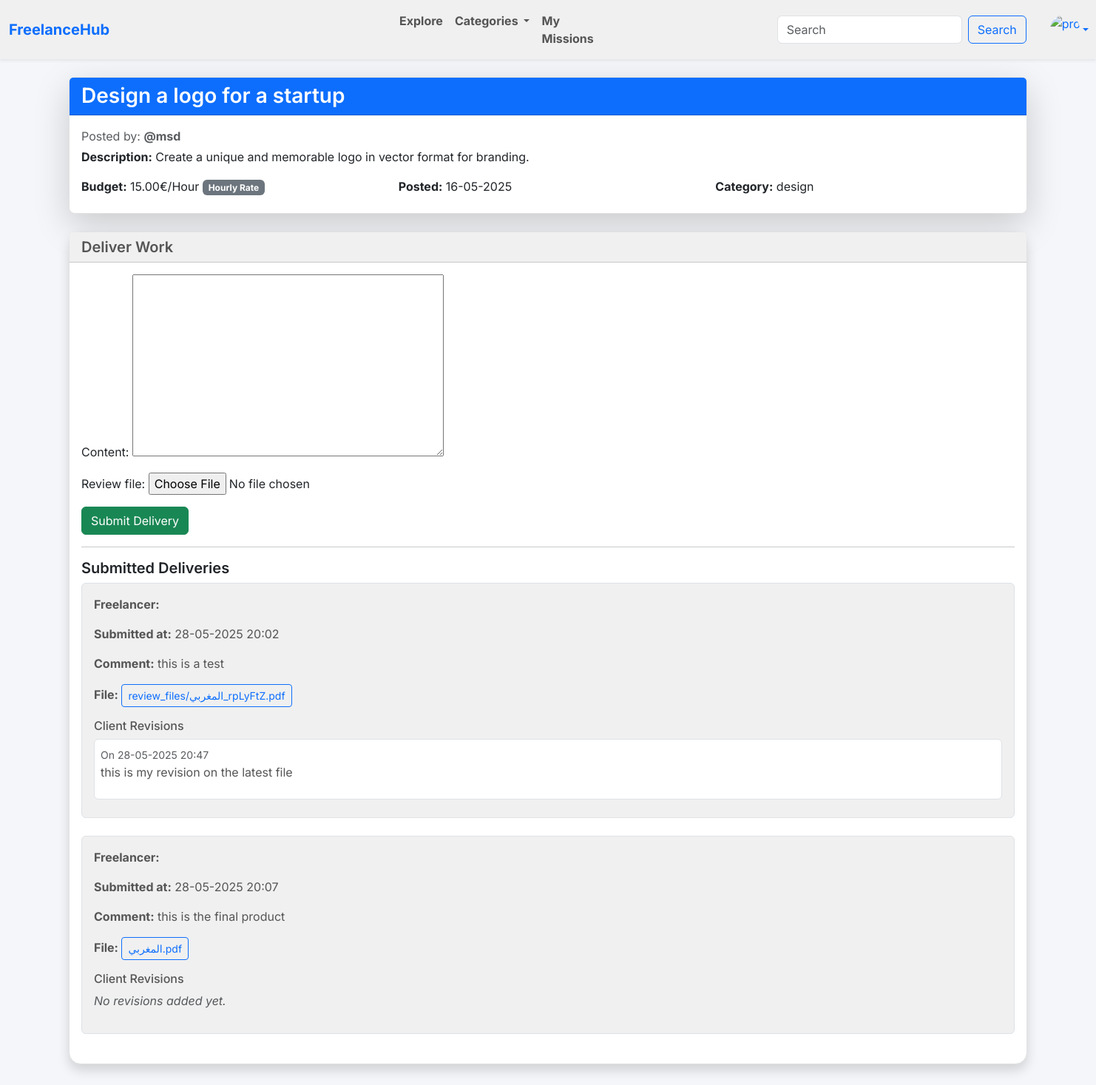
/freelancer/mission/3/ (signed in), run on the app's committed database.
### client/models.py (models this page shows, shortened)
class Mission(models.Model):
    LEVEL_CHOICES = [
        ('beginner', 'Beginner'),
        ('intermediate', 'Intermediate'),
        ('expert', 'Expert'),
    ]
    CATEGORY_CHOICES = [
        ('web_dev', 'Web Development'),
        ('design', 'Design'),
        ('writing', 'Writing'),
        ('marketing', 'Marketing'),
        ('other', 'other'),
    ]
    STATUS_CHOICES = [
        ('open', 'Open'),
        ('in_progress', 'In Progress'),
        ('completed', 'Completed'),
    ]
    client = models.ForeignKey(Client, on_delete=models.CASCADE, related_name='missions')
    title = models.CharField(max_length=255)
    description = models.TextField(blank=True)
    price = models.DecimalField(max_digits=8, decimal_places=2)
    category = models.CharField(max_length=255, choices=CATEGORY_CHOICES, default='other')
    level = models.CharField(max_length=15, choices=LEVEL_CHOICES, default='unknown')
    status = models.CharField(max_length=255, choices=STATUS_CHOICES, default='open')
    created_at = models.DateTimeField(auto_now_add=True)

class Client(models.Model):
    user = models.OneToOneField(User, on_delete=models.CASCADE)
    pfp = models.ImageField(upload_to='uploads/', default='uploads/default.jpg')
    company_name = models.CharField(max_length=255, default='not provided')
    phone_number = models.CharField(max_length=15, default='not provided')
    country = CountryField(default='MA',blank=True, null=True)
    bio = models.TextField(blank=True, default='No Bio provided')
    email = models.EmailField(blank=True, default='No Email provided', null=True)

class Reviews(models.Model):
    freelancer = models.ForeignKey(User, on_delete=models.CASCADE)
    mission = models.ForeignKey(Mission, on_delete=models.CASCADE, related_name="reviews")
    content = models.TextField()
    review_file = models.FileField(upload_to='reviews/', null=True, blank=True)
    created_at = models.DateTimeField(auto_now_add=True)
    client_comment = models.TextField(blank=True, null=True)
    is_revision_requested = models.BooleanField(default=False)

class ClientRevision(models.Model):
    review = models.ForeignKey(Reviews, related_name='client_revisions', on_delete=models.CASCADE)
    comment = models.TextField()
    created_at = models.DateTimeField(auto_now_add=True)
    author = models.ForeignKey(User, on_delete=models.CASCADE)  # The client

### freelancer/views.py (the view, shortened to what this page needs)
# urls.py: path('mission/<int:pk>/', views.mission_detail, name='mission_detail'),
@login_required
def mission_detail(request, pk):
    mission = get_object_or_404(Mission, pk=pk)
    applications = Application.objects.filter(mission=pk)
    reviews = Reviews.objects.filter(mission=mission)
    err = None
    application_form = ApplicationForm()
    delivery_form = None
    if mission.status == "in_progress":
        delivery_form = ReviewForm()
    return render(request, 'freelancer/mission_detail.html', {
        'mission': mission,
        'applications': applications,
        'err': err,
        'reviews': reviews,
        'application_form': application_form,
        'delivery_form': delivery_form,
    })

### freelancer/forms.py
class ApplicationForm(forms.ModelForm):
    class Meta:
        model = models.Application
        fields = ['content']

### client/forms.py
class ReviewForm(forms.ModelForm):
    class Meta:
        model = Reviews
        fields = ['content', 'review_file']

### freelancer/templates/freelancer/mission_detail.html (shortened to what this page needs)
{% extends 'main.html' %}
{% load filename_filters %}
{% load humanize %}
{% block nav %}
    {% include "navbar.html" with logged_in=True search=True %}
{% endblock %}
{% block content %}
    <div class="container py-4">
        <div class="card shadow-lg mb-4 rounded-3">
            <div class="card-header bg-primary text-white">
                <h3 class="mb-0">{{ mission.title }}</h3>
            </div>
            <div class="card-body">
                <p class="text-muted mb-1">Posted by: <strong>@{{ mission.client.user.username }}</strong></p>
                <p><strong>Description:</strong> {{ mission.description }}</p>
                <div class="row mt-3">
                    <div class="col-md-4 mb-2">
                        <strong>Budget:</strong> {{ mission.price }}€/Hour
                        <span class="badge bg-secondary">Hourly Rate</span>
                    </div>
                    <div class="col-md-4 mb-2">
                        <strong>Posted:</strong> {{ mission.created_at|date:"d-m-Y" }}
                    </div>
                    <div class="col-md-4 mb-2">
                        <strong>Category:</strong> {{ mission.category }}
                    </div>
                </div>
            </div>
        </div>
        <div class="card shadow mb-4">
            <div class="card-header bg-light">
                <h5 class="mb-0">Deliver Work</h5>
            </div>
            <div class="card-body">
                {% if mission.status == "in_progress" and request.user.groups.first.name|lower == 'freelancer' %}
                    <form method="POST" enctype="multipart/form-data"
                          action="{% url 'freelancer:deliver_review' mission.id %}">
                        {{ delivery_form.as_p }}
                        <button type="submit" class="btn btn-success">Submit Delivery</button>
                    </form>
                {% endif %}
                {% if mission.status == "in_progress" %}
                    <hr>
                    <h5>Submitted Deliveries</h5>
                    {% for review in mission.reviews.all|dictsort:"created_at" %}
                        <div class="border p-3 rounded mb-4 bg-light">
                            <p><strong>Freelancer:</strong> {{ review.freelancer.user.username }}</p>
                            <p><strong>Submitted at:</strong> {{ review.created_at|date:"d-m-Y H:i" }}</p>
                            <p><strong>Comment:</strong> {{ review.content }}</p>
                            {% if review.review_file %}
                                <p><strong>File:</strong>
                                    <a href="{{ review.review_file.url }}" download
                                       class="btn btn-outline-primary btn-sm">
                                        {{ review.review_file.name|cut:"reviews/" }}
                                    </a>
                                </p>
                            {% else %}
                                <p><em>No file submitted.</em></p>
                            {% endif %}
                            <div class="mt-3">
                                <h6>Client Revisions</h6>
                                {% if review.client_revisions.all %}
                                    {% for revision in review.client_revisions.all %}
                                        <div class="border rounded p-2 mb-2 bg-white">
                                            <small class="text-muted">On {{ revision.created_at|date:"d-m-Y H:i" }}</small>
                                            <p>{{ revision.comment }}</p>
                                        </div>
                                    {% endfor %}
                                {% else %}
                                    <p class="text-muted"><em>No revisions added yet.</em></p>
                                {% endif %}
                            </div>
                        </div>
                    {% empty %}
                        <p class="text-muted">No reviews submitted yet.</p>
                    {% endfor %}
                {% endif %}
            </div>
        </div>
    </div>
{% endblock %}

### templates/main.html (style rules this page uses)
body { font-family: 'Inter', sans-serif; background-color: #f4f6f9; color: #333; }
.card { background-color: #ffffff; border: 1px solid #e1e1e1; border-radius: 1rem; box-shadow: 0 4px 10px rgba(0, 0, 0, 0.08); transition: transform 0.2s ease, box-shadow 0.2s ease; }
.badge { background-color: #6f42c1; color: #fff; }
.bg-light { background-color: #f0f0f0 !important; color: #555 !important; }
h1, h2, h3, h4, h5 { font-weight: 600; }

### data on the page
Mission: title "Design a logo for a startup", client.user.username "msd", description "Create a unique and memorable logo in vector format for branding.", price "15.00", created_at "16-05-2025", category "design"
Reviews: created_at "28-05-2025 20:02", content "this is a test", review_file.name "review_files/المغربي_rpLyFtZ.pdf"
ClientRevision: created_at "28-05-2025 20:47", comment "this is my revision on the latest file"
Reviews: created_at "28-05-2025 20:07", content "this is the final product", review_file.name "المغربي.pdf", shows "No revisions added yet."
